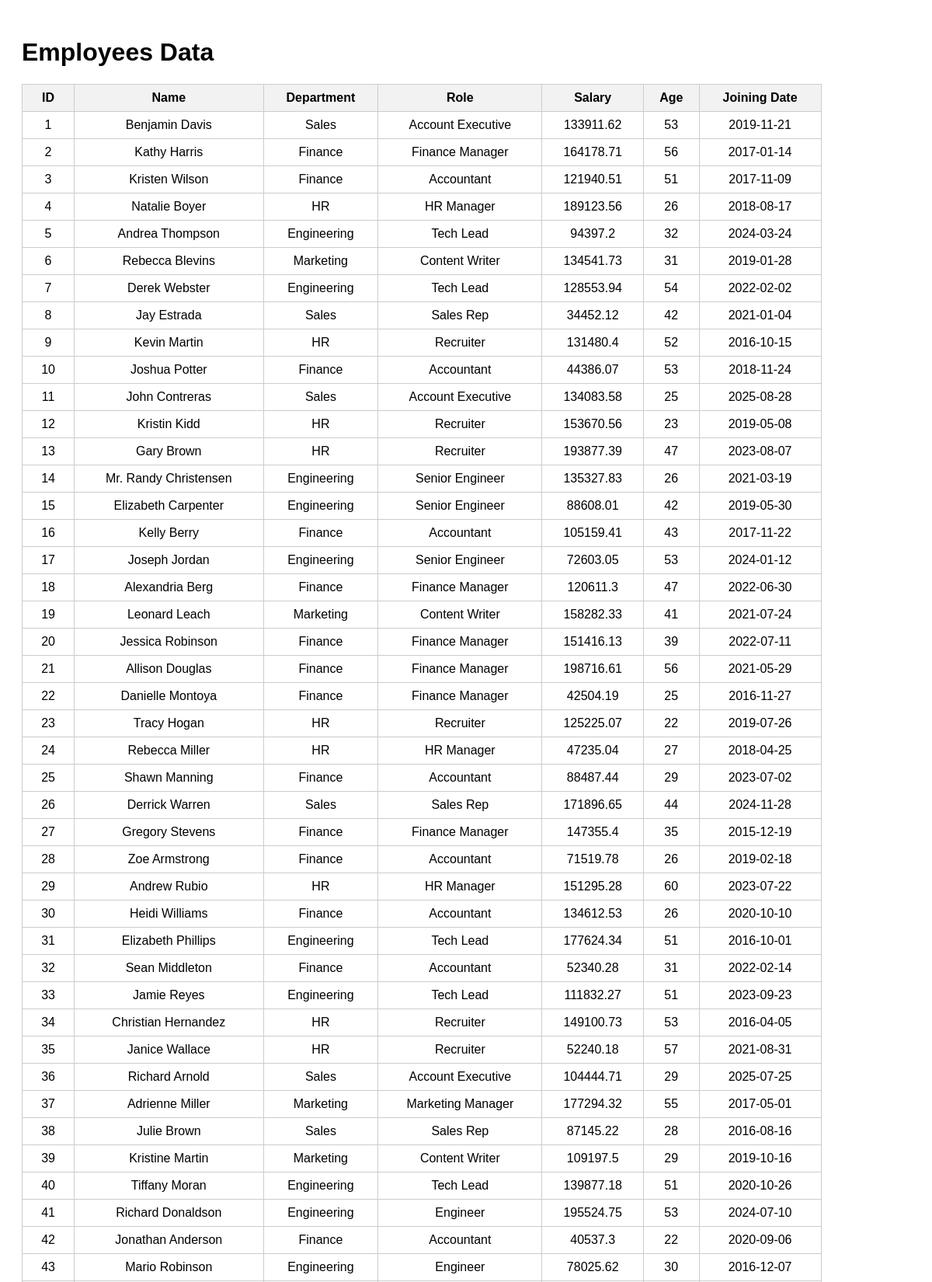
The page /employees (upper part) on the database its author committed.
### app.py (models this page shows)
class Employee(db.Model):
    id = db.Column(db.Integer, primary_key=True)
    name = db.Column(db.String(128), nullable=False)
    department = db.Column(db.String(64), nullable=False)
    role = db.Column(db.String(64), nullable=False)
    salary = db.Column(db.Float, nullable=False)
    age = db.Column(db.Integer, nullable=False)
    joining_date = db.Column(db.Date, nullable=False)
    created_at = db.Column(db.DateTime, default=datetime.utcnow)

### app.py (the view)
@app.route("/employees")
def employees_ui():
    employees = Employee.query.all()
    return render_template("employees.html", employees=employees)

### templates/employees.html (shortened to what this page needs)
<!DOCTYPE html>
<html>
<head>
</head>
<body>
    <h1>Employees Data</h1>
    <table>
        <thead>
            <tr>
                <th>ID</th>
                <th>Name</th>
                <th>Department</th>
                <th>Role</th>
                <th>Salary</th>
                <th>Age</th>
                <th>Joining Date</th>
            </tr>
        </thead>
        <tbody>
            {% for emp in employees %}
            <tr>
                <td>{{ emp.id }}</td>
                <td>{{ emp.name }}</td>
                <td>{{ emp.department }}</td>
                <td>{{ emp.role }}</td>
                <td>{{ emp.salary }}</td>
                <td>{{ emp.age }}</td>
                <td>{{ emp.joining_date }}</td>
            </tr>
            {% endfor %}
        </tbody>
    </table>
</body>
</html>

### templates/employees.html (style rules this page uses)
body { font-family: Arial, sans-serif; padding: 20px; }
table { border-collapse: collapse; width: 90%; margin-top: 20px; }
th, td { border: 1px solid #ccc; padding: 8px 12px; text-align: center; }
th { background-color: #f2f2f2; }

### rows shown on the page
Employee: id "1", name "Benjamin Davis", department "Sales", role "Account Executive", salary "133911.62", age "53", joining_date "2019-11-21"
Employee: id "2", name "Kathy Harris", department "Finance", role "Finance Manager", salary "164178.71", age "56", joining_date "2017-01-14"
Employee: id "3", name "Kristen Wilson", department "Finance", role "Accountant", salary "121940.51", age "51", joining_date "2017-11-09"
Employee: id "4", name "Natalie Boyer", department "HR", role "HR Manager", salary "189123.56", age "26", joining_date "2018-08-17"
Employee: id "5", name "Andrea Thompson", department "Engineering", role "Tech Lead", salary "94397.2", age "32", joining_date "2024-03-24"
Employee: id "6", name "Rebecca Blevins", department "Marketing", role "Content Writer", salary "134541.73", age "31", joining_date "2019-01-28"
Employee: id "7", name "Derek Webster", department "Engineering", role "Tech Lead", salary "128553.94", age "54", joining_date "2022-02-02"
Employee: id "8", name "Jay Estrada", department "Sales", role "Sales Rep", salary "34452.12", age "42", joining_date "2021-01-04"
Employee: id "9", name "Kevin Martin", department "HR", role "Recruiter", salary "131480.4", age "52", joining_date "2016-10-15"
Employee: id "10", name "Joshua Potter", department "Finance", role "Accountant", salary "44386.07", age "53", joining_date "2018-11-24"
Employee: id "11", name "John Contreras", department "Sales", role "Account Executive", salary "134083.58", age "25", joining_date "2025-08-28"
Employee: id "12", name "Kristin Kidd", department "HR", role "Recruiter", salary "153670.56", age "23", joining_date "2019-05-08"
Employee: id "13", name "Gary Brown", department "HR", role "Recruiter", salary "193877.39", age "47", joining_date "2023-08-07"
Employee: id "14", name "Mr. Randy Christensen", department "Engineering", role "Senior Engineer", salary "135327.83", age "26", joining_date "2021-03-19"
Employee: id "15", name "Elizabeth Carpenter", department "Engineering", role "Senior Engineer", salary "88608.01", age "42", joining_date "2019-05-30"
Employee: id "16", name "Kelly Berry", department "Finance", role "Accountant", salary "105159.41", age "43", joining_date "2017-11-22"
Employee: id "17", name "Joseph Jordan", department "Engineering", role "Senior Engineer", salary "72603.05", age "53", joining_date "2024-01-12"
Employee: id "18", name "Alexandria Berg", department "Finance", role "Finance Manager", salary "120611.3", age "47", joining_date "2022-06-30"
Employee: id "19", name "Leonard Leach", department "Marketing", role "Content Writer", salary "158282.33", age "41", joining_date "2021-07-24"
Employee: id "20", name "Jessica Robinson", department "Finance", role "Finance Manager", salary "151416.13", age "39", joining_date "2022-07-11"
Employee: id "21", name "Allison Douglas", department "Finance", role "Finance Manager", salary "198716.61", age "56", joining_date "2021-05-29"
Employee: id "22", name "Danielle Montoya", department "Finance", role "Finance Manager", salary "42504.19", age "25", joining_date "2016-11-27"
Employee: id "23", name "Tracy Hogan", department "HR", role "Recruiter", salary "125225.07", age "22", joining_date "2019-07-26"
Employee: id "24", name "Rebecca Miller", department "HR", role "HR Manager", salary "47235.04", age "27", joining_date "2018-04-25"
Employee: id "25", name "Shawn Manning", department "Finance", role "Accountant", salary "88487.44", age "29", joining_date "2023-07-02"
Employee: id "26", name "Derrick Warren", department "Sales", role "Sales Rep", salary "171896.65", age "44", joining_date "2024-11-28"
Employee: id "27", name "Gregory Stevens", department "Finance", role "Finance Manager", salary "147355.4", age "35", joining_date "2015-12-19"
Employee: id "28", name "Zoe Armstrong", department "Finance", role "Accountant", salary "71519.78", age "26", joining_date "2019-02-18"
Employee: id "29", name "Andrew Rubio", department "HR", role "HR Manager", salary "151295.28", age "60", joining_date "2023-07-22"
Employee: id "30", name "Heidi Williams", department "Finance", role "Accountant", salary "134612.53", age "26", joining_date "2020-10-10"
Employee: id "31", name "Elizabeth Phillips", department "Engineering", role "Tech Lead", salary "177624.34", age "51", joining_date "2016-10-01"
Employee: id "32", name "Sean Middleton", department "Finance", role "Accountant", salary "52340.28", age "31", joining_date "2022-02-14"
Employee: id "33", name "Jamie Reyes", department "Engineering", role "Tech Lead", salary "111832.27", age "51", joining_date "2023-09-23"
Employee: id "34", name "Christian Hernandez", department "HR", role "Recruiter", salary "149100.73", age "53", joining_date "2016-04-05"
Employee: id "35", name "Janice Wallace", department "HR", role "Recruiter", salary "52240.18", age "57", joining_date "2021-08-31"
Employee: id "36", name "Richard Arnold", department "Sales", role "Account Executive", salary "104444.71", age "29", joining_date "2025-07-25"
Employee: id "37", name "Adrienne Miller", department "Marketing", role "Marketing Manager", salary "177294.32", age "55", joining_date "2017-05-01"
Employee: id "38", name "Julie Brown", department "Sales", role "Sales Rep", salary "87145.22", age "28", joining_date "2016-08-16"
Employee: id "39", name "Kristine Martin", department "Marketing", role "Content Writer", salary "109197.5", age "29", joining_date "2019-10-16"
Employee: id "40", name "Tiffany Moran", department "Engineering", role "Tech Lead", salary "139877.18", age "51", joining_date "2020-10-26"
Employee: id "41", name "Richard Donaldson", department "Engineering", role "Engineer", salary "195524.75", age "53", joining_date "2024-07-10"
Employee: id "42", name "Jonathan Anderson", department "Finance", role "Accountant", salary "40537.3", age "22", joining_date "2020-09-06"
Employee: id "43", name "Mario Robinson", department "Engineering", role "Engineer", salary "78025.62", age "30", joining_date "2016-12-07"
